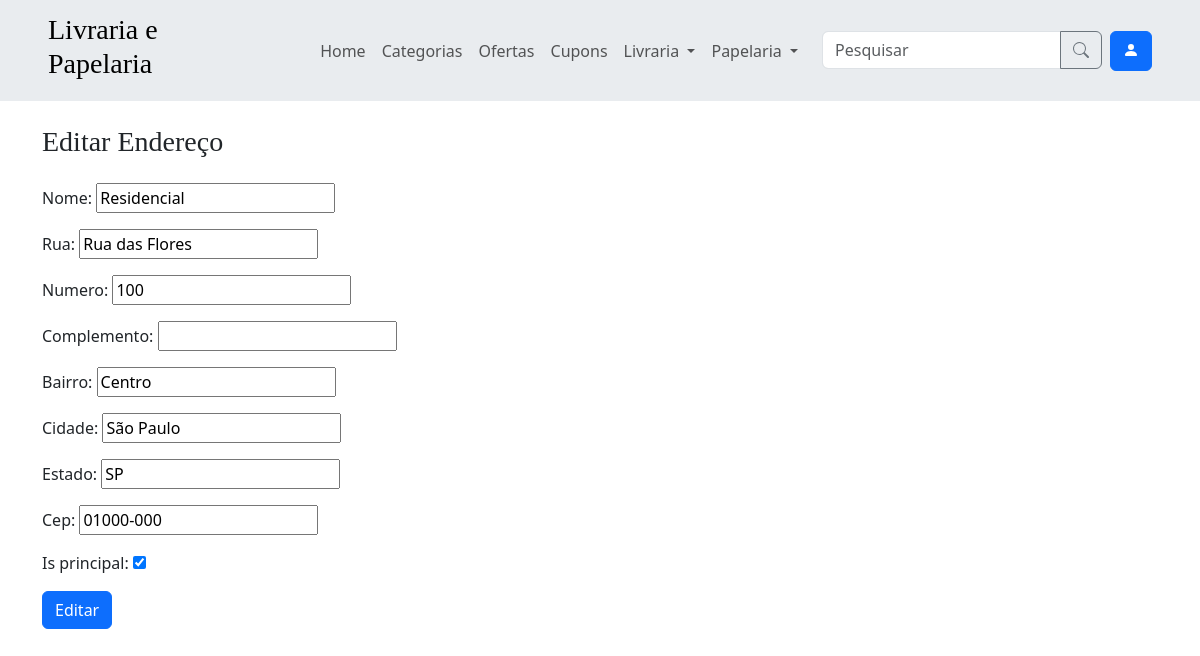
The page /enderecos/editar/1 (signed in) on the database its author committed.
### app/models.py (models this page shows, shortened)
class Endereco(models.Model):
    usuario = models.ForeignKey(User, on_delete=models.CASCADE)
    nome = models.CharField(max_length=20, null=True, blank=False)
    rua = models.CharField(max_length=100, null=True, blank=False)
    numero = models.CharField(max_length=8, null=True, blank=False)
    bairro = models.CharField(max_length=100, null=True, blank=False)
    cidade = models.CharField(max_length=100, null=True, blank=False)
    estado = models.CharField(max_length=100, null=True, blank=False)
    cep = models.CharField(max_length=20, null=True, blank=False)
    complemento = models.CharField(max_length=50, null=True, blank=True)
    is_principal = models.BooleanField(default=False)
    class Meta:
        verbose_name = verbose_name_plural = 'Endereco'

### app/views_enderecos.py (the view)
# urls.py: path('enderecos/editar/<int:id_endereco>', views_enderecos.enderecos_editar, name='enderecos_editar'),
@login_required
@user_passes_test(usuario_comum)
def enderecos_editar(request, id_endereco):
    endereco = get_object_or_404(Endereco, id=id_endereco)
    if request.method == 'POST':
        form = EnderecoForm(request.POST, instance=endereco)
        if form.is_valid():
            form.save()
            return redirect('enderecos')
    formulario = EnderecoForm(instance=endereco)
    return render(request, 'enderecos_editar.html', {'formulario': formulario})

### app/forms.py
class EnderecoForm(forms.ModelForm):
    class Meta:
        model = Endereco
        fields = ['nome', 'rua', 'numero', 'complemento', 'bairro', 'cidade', 'estado', 'cep', 'is_principal']

### app/context_processors.py (called while the page is built)
def categorias_processor(request):
    categorias = Categoria.objects.all()
    categorias_livraria = categorias.filter(tipo='Livraria')
    categorias_papelaria = categorias.filter(tipo='Papelaria')
    categorias = categorias[:10]
    return {
        'categorias': categorias,
        'categorias_livraria': categorias_livraria,
        'categorias_papelaria': categorias_papelaria
    }

### app/views_enderecos.py (called while the page is built)
def usuario_comum(user):
    return not user.is_staff

### app/templates/enderecos_editar.html (shortened to what this page needs)
{% extends 'components/base.html' %}
{% block content %}
    {% include 'components/content_title.html' with title='Editar Endereço' %}
    <form method="post">
        {{ formulario.as_p }}
        <button class="btn btn-primary" type="submit">Editar</button>
    </form>
{% endblock %}

### rows shown on the page
Endereco: nome "Residencial", rua "Rua das Flores", numero "100", bairro "Centro", cidade "São Paulo", estado "SP", cep "01000-000", is_principal "☑"

### other values the page prints
{{ title }} "Editar Endereço"
